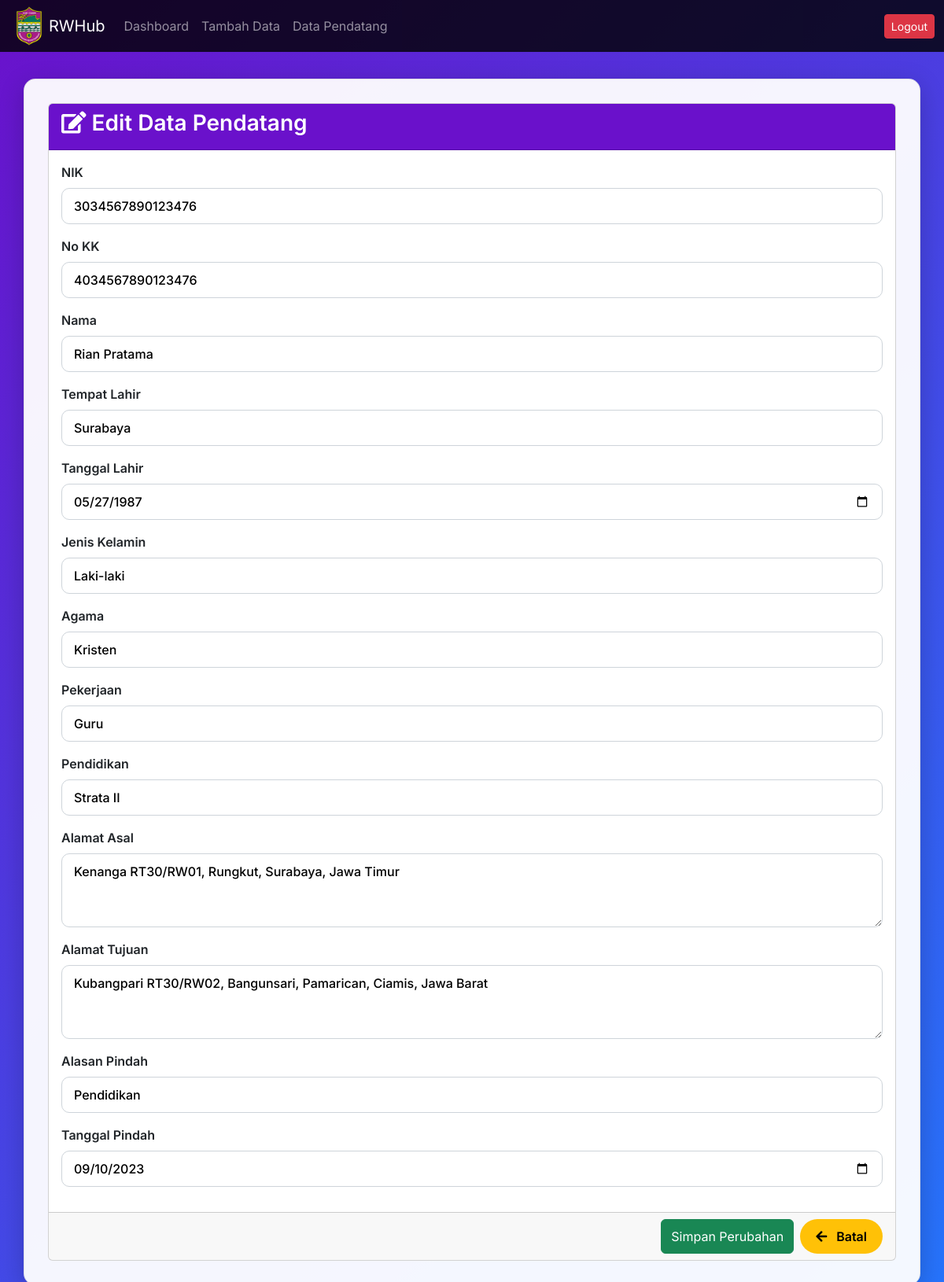
Screenshot of /edit_pendatang.php?nik=3034567890123476 with the database file from the repository.
### tables this page shows
CREATE TABLE `warga_pendatang` (
  `nik` varchar(16) NOT NULL,
  `no_kk` varchar(16) DEFAULT NULL,
  `nama` varchar(25) DEFAULT NULL,
  `tempat_lahir` text DEFAULT NULL,
  `tanggal_lahir` date DEFAULT NULL,
  `jenis_kelamin` enum('Perempuan','Laki-laki') DEFAULT NULL,
  `agama` varchar(15) NOT NULL,
  `pekerjaan` enum('Tidak Bekerja','Pelajar','Mahasiswa','Wiraswasta','Wirausaha','PNS','Guru','Buruh','Lainnya') DEFAULT NULL,
  `pendidikan` enum('Tidak/Belum Sekolah','Belum Tamat SD/Sederajat','Tamat SD/Sederajat','SLTP/Sederajat','SLTA/Sederajat','Diploma I/II','Akademi/Diploma III/S.Muda','Diploma IV/Strata I','Strata II','Strata III') DEFAULT NULL,
  `alamat_asal` text DEFAULT NULL,
  `alamat_tujuan` text DEFAULT NULL,
  `alasan_pindah` enum('Pekerjaan','Pendidikan','Keamanan','Kesehatan','Perumahan','Keluarga','Lainnya') DEFAULT NULL,
  `tanggal_pindah` date DEFAULT NULL
);

### edit_pendatang.php (the view, shortened to what this page needs)
<?php
include 'db_connect.php';
if (isset($_GET['nik'])) {
    $nik = $_GET['nik'];
    $query = "SELECT * FROM warga_pendatang WHERE nik = ?";
    $stmt = $conn->prepare($query);
    $stmt->bind_param("s", $nik);
    $stmt->execute();
    $result = $stmt->get_result();
    $data = $result->fetch_assoc();
} else {
    $error_message = "NIK tidak disediakan.";
}
?>
<!DOCTYPE html>
<html lang="id">
<head>
    <link href="https://cdn.jsdelivr.net/npm/bootstrap@5.3.0/dist/css/bootstrap.min.css" rel="stylesheet">
    <link href="https://cdnjs.cloudflare.com/ajax/libs/font-awesome/5.15.4/css/all.min.css" rel="stylesheet">
</head>
<body>
<nav class="navbar navbar-expand-lg navbar-dark fixed-top">
    <div class="container-fluid">
        <img src="images\logo.png" width="50px">
        <a class="navbar-brand" href="#">RWHub</a>
        <div class="collapse navbar-collapse justify-content-end" id="navbarNav">
            <ul class="navbar-nav me-auto mb-2 mb-lg-0">
                <li class="nav-item">
                    <a class="nav-link" href="dashboard.php">Dashboard</a>
                </li>
                <li class="nav-item">
                    <a class="nav-link" href="tambah_pendatang.php">Tambah Data</a>
                </li>
                <li class="nav-item">
                    <a class="nav-link" href="lihat_pendatang.php">Data Pendatang</a>
                </li>
            </ul>
            <a href="logout.php" class="btn btn-danger btn-sm">Logout</a>
        </div>
    </div>
</nav>
<div class="container container-main">
    <div class="card">
        <div class="card-header">
            <h3 class="card-title">
                <i class="fa fa-edit"></i> Edit Data Pendatang
            </h3>
        </div>
        <form method="POST" action="">
            <div class="card-body">
                <?php if (isset($data) && $data): ?>
                    <div class="mb-3">
                        <label for="nik" class="form-label">NIK</label>
                        <input type="text" class="form-control" id="nik" name="nik" value="<?php echo htmlspecialchars($data['nik']); ?>" readonly>
                    </div>
                    <div class="mb-3">
                        <label for="no_kk" class="form-label">No KK</label>
                        <input type="text" class="form-control" id="no_kk" name="no_kk" value="<?php echo htmlspecialchars($data['no_kk']); ?>" required>
                    </div>
                    <div class="mb-3">
                        <label for="nama" class="form-label">Nama</label>
                        <input type="text" class="form-control" id="nama" name="nama" value="<?php echo htmlspecialchars($data['nama']); ?>" required>
                    </div>
                    <div class="mb-3">
                        <label for="tempat_lahir" class="form-label">Tempat Lahir</label>
                        <input type="text" class="form-control" id="tempat_lahir" name="tempat_lahir" value="<?php echo htmlspecialchars($data['tempat_lahir']); ?>" required>
                    </div>
                    <div class="mb-3">
                        <label for="tanggal_lahir" class="form-label">Tanggal Lahir</label>
                        <input type="date" class="form-control" id="tanggal_lahir" name="tanggal_lahir" value="<?php echo htmlspecialchars($data['tanggal_lahir']); ?>" required>
                    </div>
                    <div class="mb-3">
                        <label for="jenis_kelamin" class="form-label">Jenis Kelamin</label>
                        <select name="jenis_kelamin" id="jenis_kelamin" class="form-select" required>
                                <option value="Laki-laki" <?php if ($data['jenis_kelamin'] == 'Laki-laki') echo 'selected'; ?>>Laki-laki</option>
                            </select>
                    </div>
                    <div class="mb-3">
                        <label for="agama" class="form-label">Agama</label>
                        <select name="agama" id="agama" class="form-select" required>
                                <option value="Kristen" <?php if ($data['agama'] == 'Kristen') echo 'selected'; ?>>Kristen</option>
                            </select>
                    </div>
                    <div class="mb-3">
                        <label for="pekerjaan" class="form-label">Pekerjaan</label>
                        <select name="pekerjaan" id="pekerjaan" class="form-select" required>
                                <option value="Guru" <?php if ($data['pekerjaan'] == 'Guru') echo 'selected'; ?>>Guru</option>
                        </select>
                    </div>
                    <div class="mb-3">
                        <label for="pendidikan" class="form-label">Pendidikan</label>
                        <select name="pendidikan" id="pendidikan" class="form-select" required>
                                <option value="Strata II" <?php if ($data['pendidikan'] == 'Strata II') echo 'selected'; ?>>Strata II</option>
                        </select>
                    </div>
                    <div class="mb-3">
                        <label for="alamat_asal" class="form-label">Alamat Asal</label>
                        <textarea class="form-control" id="alamat_asal" name="alamat_asal" rows="3" required><?php echo htmlspecialchars($data['alamat_asal']); ?></textarea>
                    </div>
                    <div class="mb-3">
                        <label for="alamat_tujuan" class="form-label">Alamat Tujuan</label>
                        <textarea class="form-control" id="alamat_tujuan" name="alamat_tujuan" rows="3" required><?php echo htmlspecialchars($data['alamat_tujuan']); ?></textarea>
                    </div>
                    <div class="mb-3">
                        <label for="alasan_pindah" class="form-label">Alasan Pindah</label>
                        <select name="alasan_pindah" id="alasan_pindah" class="form-select" required>
                                <option value="Pendidikan" <?php if ($data['alasan_pindah'] == 'Pendidikan') echo 'selected'; ?>>Pendidikan</option>
                        </select>
                    </div>
                    <div class="mb-3">
                        <label for="tanggal_pindah" class="form-label">Tanggal Pindah</label>
                        <input type="date" class="form-control" id="tanggal_pindah" name="tanggal_pindah" value="<?php echo htmlspecialchars($data['tanggal_pindah']); ?>" required>
                    </div>
                <?php endif; ?>
            </div>
            <div class="card-footer d-flex justify-content-end">
                <?php if (isset($data) && $data): ?>
                    <button type="submit" class="btn btn-success me-2">Simpan Perubahan</button>
                    <a href="lihat_pendatang.php" class="btn btn-custom-back">
                        <i class="fa fa-arrow-left me-2"></i> Batal
                    </a>
                <?php else: ?>
                    <a href="lihat_pendatang.php" class="btn btn-custom-back">
                        <i class="fa fa-arrow-left me-2"></i> Kembali
                    </a>
                <?php endif; ?>
            </div>
        </form>
    </div>
</div>
</body>
</html>

### edit_pendatang.php (style rules this page uses)
body { font-family: 'Inter', sans-serif; background: linear-gradient(135deg, #6a11cb 0%, #2575fc 100%); min-height: 100vh; color: #000000; }
.navbar { background: rgba(0, 0, 0, 0.8) !important; }
.container-main { background: rgba(255, 255, 255, 0.95); padding: 30px; border-radius: 15px; box-shadow: 0 8px 32px 0 rgba(0, 0, 0, 0.2); border: 1px solid rgba(0, 0, 0, 0.1); margin-top: 100px; margin-bottom: 40px; color: #000000; }
.card-header { background: #6a11cb !important; border-radius: 15px 15px 0 0; color: #ffffff; }
.card-title { font-weight: 600; color: #ffffff; }
.form-label { font-weight: 600; }
.form-control, .form-select, textarea { background: rgba(255, 255, 255, 1); border: 1px solid #ced4da; color: #000000; border-radius: 10px; padding: 10px 15px; font-weight: 500; }
.form-control::placeholder, .form-select::placeholder, textarea::placeholder { color: rgba(0, 0, 0, 0.5); }
.btn-custom-back { background-color: #ffc107; color: #000000; border: none; border-radius: 50px; padding: 10px 20px; transition: all 0.3s ease; font-weight: 600; }

### rows the page displays
warga_pendatang: nik "3034567890123476", no_kk "4034567890123476", nama "Rian Pratama", tempat_lahir "Surabaya", tanggal_lahir "05/27/1987", jenis_kelamin "Laki-laki", agama "Kristen", pekerjaan "Guru", pendidikan "Strata II", alamat_asal "Kenanga RT30/RW01, Rungkut, Surabaya, Jawa Timur", alamat_tujuan "Kubangpari RT30/RW02, Bangunsari, Pamarican, Ciamis, Jawa Barat", alasan_pindah "Pendidikan", tanggal_pindah "09/10/2023"
